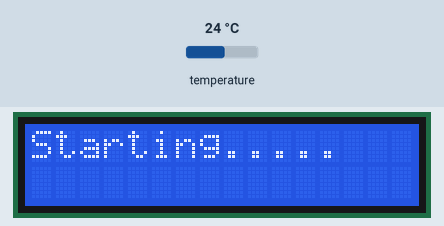
The sketch below on a simulated Arduino Uno, built with avr-gcc and run on an emulated ATmega328P. On the bench: 16×2 character LCD. The inputs (shaded band) are chosen by the test bench; at power-on: temperature 24 °C. What the sketch prints to the serial monitor is not drawn.

Above: at 3.2 s.
4.3 s: temperature set to 12 °C
At 17.2 s:
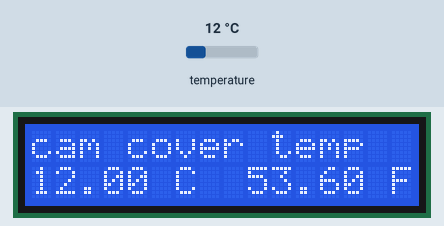
17.5 s: temperature set to 19 °C
At 27.9 s:
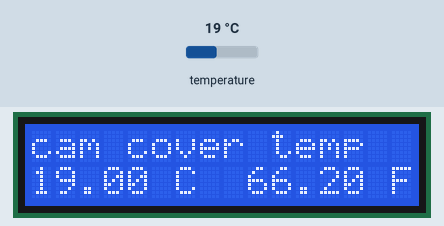
28.9 s: temperature set to 28 °C
At 39.6 s:
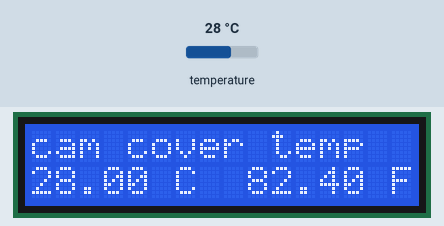
Timing chart, 0 to 41.1 s (numbered marks = the images above; inputs shaded):
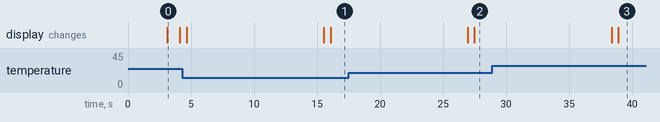

The sketch:

temp.ino
```cpp
#include <OneWire.h>
#include <Wire.h>
#include <LCD.h>
#include <LiquidCrystal_I2C.h>
LiquidCrystal_I2C lcd(0x3f, 2, 1, 0, 4, 5, 6, 7, 3, POSITIVE);
// Addr, En, Rw, Rs, d4, d5, d6, d7, backlighpin, polarity

OneWire  ds(7);  // on pin 2 (a 4.7K resistor is necessary)

void setup() {
lcd.begin(16, 2);
lcd.backlight();
lcd.clear();
lcd.print("Temperature.....");
delay(3000);
lcd.clear();
lcd.print("Starting.....");
Serial.begin(9600);
}


void loop() {
byte i;
byte present = 0;
byte type_s;
byte data[12];
byte addr[8];
float celsius, fahrenheit;

if ( !ds.search(addr)) {
ds.reset_search();
delay(250);
return;
}
for ( i = 0; i < 8; i++) {
}
if (OneWire::crc8(addr, 7) != addr[7]) {
return;
}
// the first ROM byte indicates which chip
switch (addr[0]) {
case 0x10:
type_s = 1;
break;
case 0x28:
type_s = 0;
break;
case 0x22:
type_s = 0;
break;
default:
return;
}
ds.reset();
ds.select(addr);
ds.write(0x44, 1);        // start conversion, with parasite power on at the end
delay(1000);     // maybe 750ms is enough, maybe not
// we might do a ds.depower() here, but the reset will take care of it.
present = ds.reset();
ds.select(addr);
ds.write(0xBE);         // Read Scratchpad
for ( i = 0; i < 9; i++) {           // we need 9 bytes
data[i] = ds.read();
}
int16_t raw = (data[1] << 8) | data[0];
if (type_s) {
raw = raw << 3; // 9 bit resolution default
if (data[7] == 0x10) {
// "count remain" gives full 12 bit resolution
raw = (raw & 0xFFF0) + 12 - data[6];
}
} else {
byte cfg = (data[4] & 0x60);
// at lower res, the low bits are undefined, so let's zero them
if (cfg == 0x00) raw = raw & ~7;  // 9 bit resolution, 93.75 ms
else if (cfg == 0x20) raw = raw & ~3; // 10 bit res, 187.5 ms
else if (cfg == 0x40) raw = raw & ~1; // 11 bit res, 375 ms
//// default is 12 bit resolution, 750 ms conversion time
}
celsius = (float)raw / 16.0;
fahrenheit = celsius * 1.8 + 32.0;
lcd.clear();
delay(500);
lcd.setCursor(0, 0);
lcd.print("cam cover temp");
lcd.setCursor(0, 1);
lcd.print(celsius);
lcd.print(" C");
lcd.setCursor(9, 1);
lcd.print(fahrenheit);
lcd.print(" F");
Serial.println(celsius); //writes the time in the first column A and the time since the measurements started in column B
Serial.println(" C");                //next cell
delay(9600);

}
```

Measured:
- after the input at 4.3 s, the display: first differs from a run without the input after 11.8 s (image 1)
- after the input at 17.5 s, the display: first differs from a run without the input after 10.0 s (image 2)
- after the input at 28.9 s, the display: first differs from a run without the input after 10.0 s (image 3)
- what the display in image 0 shows lasts 1.0 s, from 3.1 s to 4.1 s
